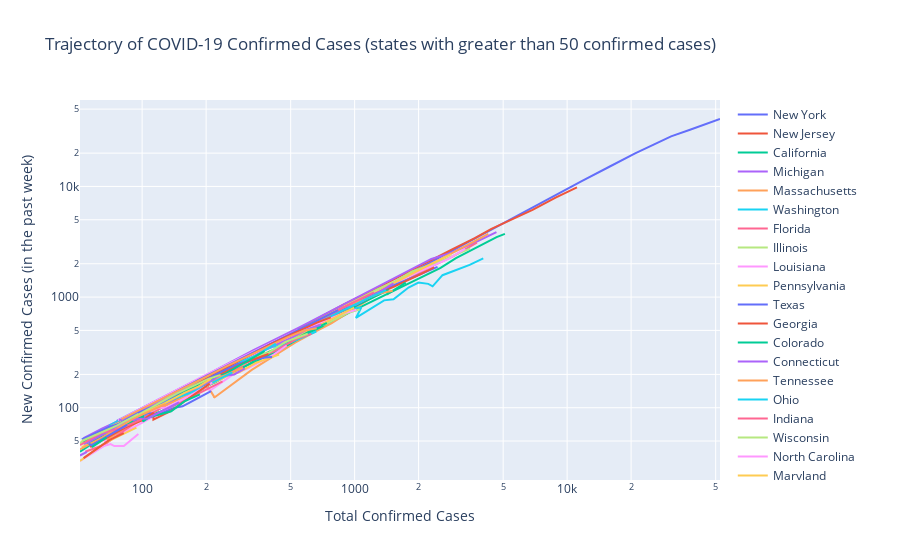

Notebook code for this chart:
### Code cell
threshold = 50
states = df2.groupby(by='Province/State', as_index=False)['Confirmed'].max().sort_values(by='Confirmed', ascending=False)
states = states[states['Confirmed'] > threshold]['Province/State'].unique()

fig = go.Figure()
for state in states:
    filtered_df = df2[df2['Province/State'] == state].reset_index()
    idx = filtered_df['Confirmed'].sub(threshold).gt(0).idxmax()
    trace_data = filtered_df[idx:]
    fig.add_trace(go.Scatter(x=trace_data['Confirmed'],
                             y=trace_data['new_cases'],
                             mode='lines',
                             name=state,
                             hoverinfo='x+name'))
fig.update_layout(xaxis_type="log",
                  yaxis_type="log",
                  title='Trajectory of COVID-19 Confirmed Cases (states with greater than 50 confirmed cases)',
                  xaxis_title='Total Confirmed Cases',
                  yaxis_title='New Confirmed Cases (in the past week)')
fig.show()

### Figure 1 — Plotly figure (JSON) as saved in the notebook; plotly's stock layout.template omitted (floating-point values rounded to 4 significant figures)
{"data": [{"hoverinfo": "x+name", "mode": "lines", "name": "New York", "type": "scatter", "x": [76, 106, 142, 173, 220, 328, 421, 525, 732, 967, 1706, 2495, 5365, 8310, 11710, 15800, 20884, 25681, 30841, 37877, 44876, 52410], "y": [76, 106, 141, 171, 209, 305, 385, 449, 626, 825, 1533, 2275, 5037, 7889, 11185, 15068, 19917, 23975, 28346, 32512, 36566, 40700]}, {"hoverinfo": "x+name", "mode": "lines", "name": "New Jersey", "type": "scatter", "x": [69, 98, 178, 267, 267, 742, 890, 1327, 1914, 2844, 3675, 4402, 6876, 8825, 11124], "y": [65, 93, 173, 252, 244, 713, 861, 1258, 1816, 2666, 3408, 4135, 6134, 7935, 9797]}, {"hoverinfo": "x+name", "mode": "lines", "name": "California", "type": "scatter", "x": [51, 59, 82, 98, 104, 144, 177, 221, 282, 340, 426, 557, 698, 751, 952, 1177, 1364, 1646, 2108, 2538, 2998, 3899, 4657, 5095], "y": [40, 48, 70, 86, 83, 119, 142, 170, 223, 258, 328, 453, 554, 574, 731, 895, 1024, 1220, 1551, 1840, 2247, 2947, 3480, 3731]}, {"hoverinfo": "x+name", "mode": "lines", "name": "Michigan", "type": "scatter", "x": [53, 65, 83, 334, 552, 788, 1035, 1329, 1793, 2296, 2845, 3634, 4650], "y": [53, 65, 81, 332, 536, 763, 1002, 1276, 1728, 2213, 2511, 3082, 3862]}, {"hoverinfo": "x+name", "mode": "lines", "name": "Massachusetts", "type": "scatter", "x": [92, 95, 108, 123, 138, 164, 197, 218, 218, 328, 413, 525, 646, 777, 1159, 1838, 2417, 3240, 4257], "y": [90, 93, 106, 116, 131, 140, 173, 126, 123, 220, 290, 387, 482, 580, 941, 1620, 2089, 2827, 3732]}, {"hoverinfo": "x+name", "mode": "lines", "name": "Washington", "type": "scatter", "x": [70, 83, 107, 128, 128, 267, 366, 442, 568, 572, 643, 904, 1076, 1014, 1376, 1524, 1793, 1997, 2221, 2328, 2591, 3207, 3477, 4030], "y": [69, 82, 100, 117, 110, 240, 327, 372, 485, 465, 515, 776, 809, 648, 934, 956, 1221, 1354, 1317, 1252, 1577, 1831, 1953, 2237]}, {"hoverinfo": "x+name", "mode": "lines", "name": "Florida", "type": "scatter", "x": [76, 115, 155, 216, 314, 417, 563, 659, 1004, 1227, 1412, 1682, 2357, 2900, 3763], "y": [68, 104, 141, 201, 286, 382, 513, 583, 889, 1072, 1196, 1368, 1940, 2337, 3104]}, {"hoverinfo": "x+name", "mode": "lines", "name": "Illinois", "type": "scatter", "x": [64, 93, 105, 161, 162, 422, 585, 753, 1049, 1285, 1537, 1865, 2538, 3024, 3491], "y": [58, 86, 98, 149, 137, 390, 539, 689, 956, 1180, 1376, 1703, 2116, 2439, 2738]}, {"hoverinfo": "x+name", "mode": "lines", "name": "Louisiana", "type": "scatter", "x": [77, 91, 136, 196, 257, 392, 538, 585, 837, 1172, 1388, 1795, 2304, 2744, 3315], "y": [77, 91, 135, 195, 251, 373, 502, 508, 746, 1036, 1192, 1538, 1912, 2206, 2730]}, {"hoverinfo": "x+name", "mode": "lines", "name": "Pennsylvania", "type": "scatter", "x": [66, 77, 112, 152, 206, 303, 396, 509, 698, 946, 1260, 1795, 2345, 2845], "y": [60, 70, 100, 136, 184, 262, 349, 443, 621, 834, 1108, 1589, 2042, 2449]}, {"hoverinfo": "x+name", "mode": "lines", "name": "Texas", "type": "scatter", "x": [57, 72, 85, 110, 173, 260, 394, 581, 643, 758, 955, 1229, 1563, 1937, 2455], "y": [48, 60, 71, 97, 152, 233, 351, 524, 571, 673, 845, 1056, 1303, 1543, 1874]}, {"hoverinfo": "x+name", "mode": "lines", "name": "Georgia", "type": "scatter", "x": [66, 99, 121, 146, 199, 287, 420, 507, 621, 772, 1026, 1247, 1525, 2000, 2366], "y": [60, 94, 111, 129, 176, 256, 378, 441, 522, 651, 880, 1048, 1238, 1580, 1859]}, {"hoverinfo": "x+name", "mode": "lines", "name": "Colorado", "type": "scatter", "x": [101, 131, 160, 160, 184, 277, 363, 390, 591, 704, 723, 1021, 1430, 1433, 1740], "y": [93, 123, 152, 145, 150, 232, 314, 289, 460, 544, 563, 837, 1153, 1070, 1350]}, {"hoverinfo": "x+name", "mode": "lines", "name": "Connecticut", "type": "scatter", "x": [68, 68, 159, 194, 194, 327, 415, 618, 875, 1012, 1291, 1524], "y": [66, 65, 154, 183, 172, 303, 385, 550, 807, 853, 1097, 1330]}, {"hoverinfo": "x+name", "mode": "lines", "name": "Tennessee", "type": "scatter", "x": [52, 74, 79, 154, 233, 371, 505, 614, 772, 916, 1097, 1318, 1511], "y": [49, 67, 70, 136, 207, 339, 466, 562, 698, 837, 943, 1085, 1140]}, {"hoverinfo": "x+name", "mode": "lines", "name": "Ohio", "type": "scatter", "x": [67, 86, 119, 173, 248, 356, 443, 567, 704, 868, 1137, 1406], "y": [64, 82, 114, 160, 222, 319, 393, 500, 618, 749, 964, 1158]}, {"hoverinfo": "x+name", "mode": "lines", "name": "Indiana", "type": "scatter", "x": [60, 86, 128, 204, 270, 368, 477, 645, 979, 1233], "y": [47, 73, 112, 184, 245, 338, 438, 585, 893, 1105]}, {"hoverinfo": "x+name", "mode": "lines", "name": "Wisconsin", "type": "scatter", "x": [72, 92, 159, 207, 282, 381, 425, 481, 621, 728, 926, 1055], "y": [69, 86, 151, 188, 255, 349, 378, 409, 529, 569, 719, 773]}, {"hoverinfo": "x+name", "mode": "lines", "name": "North Carolina", "type": "scatter", "x": [64, 70, 123, 172, 253, 305, 353, 495, 590, 738, 887, 1020], "y": [57, 63, 108, 155, 229, 272, 315, 431, 520, 615, 715, 767]}, {"hoverinfo": "x+name", "mode": "lines", "name": "Maryland", "type": "scatter", "x": [60, 85, 107, 149, 193, 244, 290, 349, 425, 583, 775, 995], "y": [52, 76, 95, 131, 167, 212, 249, 289, 340, 476, 626, 802]}, {"hoverinfo": "x+name", "mode": "lines", "name": "Missouri", "type": "scatter", "x": [53, 74, 87, 187, 257, 354, 520, 666, 836], "y": [51, 70, 82, 181, 246, 336, 489, 613, 762]}, {"hoverinfo": "x+name", "mode": "lines", "name": "Arizona", "type": "scatter", "x": [78, 118, 152, 235, 326, 401, 508, 665, 773], "y": [69, 106, 139, 217, 306, 374, 463, 587, 655]}, {"hoverinfo": "x+name", "mode": "lines", "name": "Virginia", "type": "scatter", "x": [67, 77, 99, 122, 156, 220, 254, 293, 396, 466, 607, 740], "y": [60, 68, 82, 92, 115, 175, 205, 226, 319, 367, 485, 584]}, {"hoverinfo": "x+name", "mode": "lines", "name": "Alabama", "type": "scatter", "x": [78, 83, 131, 157, 196, 242, 381, 517, 587, 694], "y": [78, 78, 125, 145, 167, 203, 335, 439, 504, 563]}, {"hoverinfo": "x+name", "mode": "lines", "name": "Mississippi", "type": "scatter", "x": [80, 140, 207, 249, 320, 377, 485, 579, 663], "y": [79, 134, 197, 236, 299, 343, 435, 499, 523]}, {"hoverinfo": "x+name", "mode": "lines", "name": "South Carolina", "type": "scatter", "x": [81, 126, 171, 196, 298, 342, 424, 424, 542, 660], "y": [69, 113, 152, 168, 265, 295, 377, 343, 416, 489]}, {"hoverinfo": "x+name", "mode": "lines", "name": "Nevada", "type": "scatter", "x": [56, 55, 95, 114, 161, 190, 245, 278, 323, 420, 536, 626], "y": [52, 48, 81, 97, 140, 166, 200, 222, 268, 325, 422, 465]}, {"hoverinfo": "x+name", "mode": "lines", "name": "Utah", "type": "scatter", "x": [51, 51, 80, 78, 136, 162, 257, 298, 340, 396, 472, 602], "y": [49, 48, 75, 69, 126, 134, 218, 247, 289, 316, 394, 466]}, {"hoverinfo": "x+name", "mode": "lines", "name": "Oregon", "type": "scatter", "x": [66, 68, 88, 114, 114, 161, 191, 210, 266, 316, 416, 479], "y": [51, 49, 64, 84, 82, 125, 152, 144, 198, 228, 302, 365]}, {"hoverinfo": "x+name", "mode": "lines", "name": "Minnesota", "type": "scatter", "x": [54, 60, 77, 89, 115, 138, 167, 234, 261, 286, 344, 396, 441], "y": [52, 57, 72, 80, 101, 117, 132, 180, 201, 209, 255, 281, 303]}, {"hoverinfo": "x+name", "mode": "lines", "name": "Arkansas", "type": "scatter", "x": [62, 96, 122, 165, 192, 219, 280, 335, 381, 409], "y": [56, 90, 110, 149, 170, 197, 247, 273, 285, 287]}, {"hoverinfo": "x+name", "mode": "lines", "name": "Kentucky", "type": "scatter", "x": [87, 103, 123, 162, 197, 247, 301, 393], "y": [73, 83, 102, 136, 170, 210, 254, 306]}, {"hoverinfo": "x+name", "mode": "lines", "name": "Oklahoma", "type": "scatter", "x": [53, 67, 81, 106, 164, 248, 322, 377], "y": [49, 60, 71, 87, 145, 204, 273, 324]}, {"hoverinfo": "x+name", "mode": "lines", "name": "District of Columbia", "type": "scatter", "x": [71, 77, 102, 120, 141, 187, 231, 271, 304], "y": [61, 67, 86, 98, 119, 156, 191, 200, 227]}, {"hoverinfo": "x+name", "mode": "lines", "name": "Iowa", "type": "scatter", "x": [68, 90, 105, 124, 146, 179, 235, 298], "y": [51, 72, 82, 101, 117, 135, 190, 230]}, {"hoverinfo": "x+name", "mode": "lines", "name": "Kansas", "type": "scatter", "x": [57, 65, 84, 100, 134, 172, 206, 266], "y": [49, 57, 73, 82, 116, 138, 162, 209]}, {"hoverinfo": "x+name", "mode": "lines", "name": "Rhode Island", "type": "scatter", "x": [54, 66, 83, 106, 124, 132, 165, 203, 239], "y": [40, 46, 63, 85, 101, 99, 121, 149, 173]}, {"hoverinfo": "x+name", "mode": "lines", "name": "Idaho", "type": "scatter", "x": [68, 81, 91, 146, 205, 234], "y": [63, 73, 82, 135, 182, 198]}, {"hoverinfo": "x+name", "mode": "lines", "name": "Delaware", "type": "scatter", "x": [56, 68, 104, 119, 130, 163, 214], "y": [49, 60, 88, 100, 100, 125, 169]}, {"hoverinfo": "x+name", "mode": "lines", "name": "Vermont", "type": "scatter", "x": [52, 75, 95, 125, 158, 184, 211], "y": [44, 63, 83, 107, 136, 155, 182]}, {"hoverinfo": "x+name", "mode": "lines", "name": "Maine", "type": "scatter", "x": [52, 56, 70, 89, 107, 118, 142, 155, 168, 211], "y": [52, 55, 67, 77, 90, 86, 100, 103, 112, 141]}, {"hoverinfo": "x+name", "mode": "lines", "name": "New Mexico", "type": "scatter", "x": [57, 83, 100, 113, 113, 136, 208], "y": [44, 66, 77, 90, 78, 93, 165]}, {"hoverinfo": "x+name", "mode": "lines", "name": "New Hampshire", "type": "scatter", "x": [55, 74, 101, 101, 108, 137, 158, 187], "y": [48, 61, 84, 75, 82, 93, 114, 132]}, {"hoverinfo": "x+name", "mode": "lines", "name": "Hawaii", "type": "scatter", "x": [53, 56, 90, 91, 95, 106, 149], "y": [47, 49, 80, 77, 79, 80, 112]}, {"hoverinfo": "x+name", "mode": "lines", "name": "Montana", "type": "scatter", "x": [51, 65, 90, 109, 129], "y": [42, 54, 79, 94, 108]}, {"hoverinfo": "x+name", "mode": "lines", "name": "Grand Princess", "type": "scatter", "x": [103], "y": [80]}, {"hoverinfo": "x+name", "mode": "lines", "name": "Puerto Rico", "type": "scatter", "x": [51, 64, 79, 100], "y": [46, 59, 65, 79]}, {"hoverinfo": "x+name", "mode": "lines", "name": "West Virginia", "type": "scatter", "x": [52, 76, 96], "y": [50, 69, 88]}, {"hoverinfo": "x+name", "mode": "lines", "name": "Nebraska", "type": "scatter", "x": [51, 51, 66, 71, 74, 82, 96], "y": [34, 33, 45, 47, 45, 45, 58]}, {"hoverinfo": "x+name", "mode": "lines", "name": "North Dakota", "type": "scatter", "x": [51, 68, 94], "y": [33, 49, 66]}, {"hoverinfo": "x+name", "mode": "lines", "name": "Alaska", "type": "scatter", "x": [56, 58, 85], "y": [47, 46, 70]}, {"hoverinfo": "x+name", "mode": "lines", "name": "Wyoming", "type": "scatter", "x": [53, 70, 82], "y": [35, 51, 59]}, {"hoverinfo": "x+name", "mode": "lines", "name": "South Dakota", "type": "scatter", "x": [58, 68], "y": [44, 54]}, {"hoverinfo": "x+name", "mode": "lines", "name": "Guam", "type": "scatter", "x": [51, 55], "y": [37, 40]}], "layout": {"title": {"text": "Trajectory of COVID-19 Confirmed Cases (states with greater than 50 confirmed cases)"}, "xaxis": {"title": {"text": "Total Confirmed Cases"}, "type": "log"}, "yaxis": {"title": {"text": "New Confirmed Cases (in the past week)"}, "type": "log"}}}
